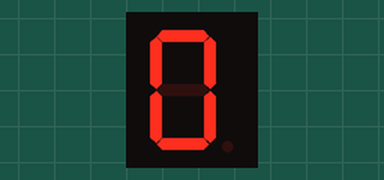
Bench run of a program on a simulated Raspberry Pi (BCM pin numbers). Parts: 1-digit seven-segment display. The segment pins are drawn as the display they are named for.

Above: at 0.1 s.
At 2.1 s:
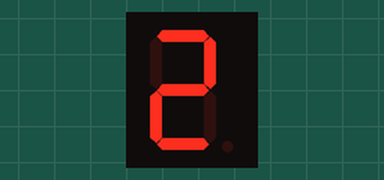
At 3.1 s:
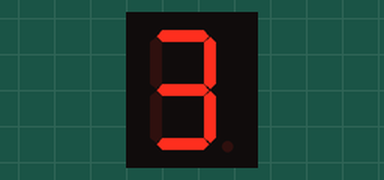
At 5.1 s:
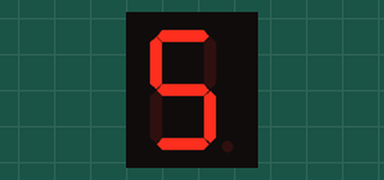
At 6.1 s:
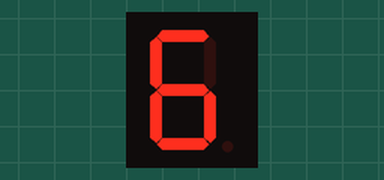
At 9.1 s:
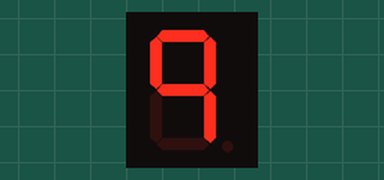

Measured:
- by itself, everything shown: repeats every 10.0 s, in 10 steps
- what the display in image 0 shows lasts 1.0 s, from 0.1 s to 1.1 s

The program:

work6.py
```python
# -*- coding: utf-8 -*-
'''
課題6
0, 1, 2, 3, 4, 5, 6, 7, 8, 9, 0, 1, ...と一秒ごとに数字を表示するプログラムを作ってください。
'''

import RPi.GPIO as GPIO             #GPIO用のモジュールをインポート
import time                         #時間制御用のモジュールをインポート

seg_pin = [14, 15, 18, 23, 24, 25, 8, 7]
A,  B,  C,  D,  E,  F,  G, DP=14, 15, 18, 23, 24, 25, 8, 7
# ここでは少しcode6と異なるアプローチをとっています

GPIO.setmode(GPIO.BCM)
GPIO.setup(seg_pin, GPIO.OUT)

seg=[]
seg.append([A,F,E,D,C,B])   # 0
seg.append([B,C])           # 1
seg.append([A,B,G,E,D])     # 2
seg.append([A,B,G,C,D])     # 3
seg.append([F,G,B,C])       # 4
seg.append([F,G,C,D,A])     # 5
seg.append([A,F,E,D,C,G])   # 6
seg.append([A,B,C])         # 7
seg.append([A,B,C,D,E,F,G]) # 8
seg.append([A,F,G,B,C])     # 9

i=0
while True:
    GPIO.output(seg[i], GPIO.HIGH)
    time.sleep(1)
    GPIO.output(seg[i], GPIO.LOW)
    i+=1
    i=i%10

#GPIOをクリーンアップ
GPIO.cleanup()
```
